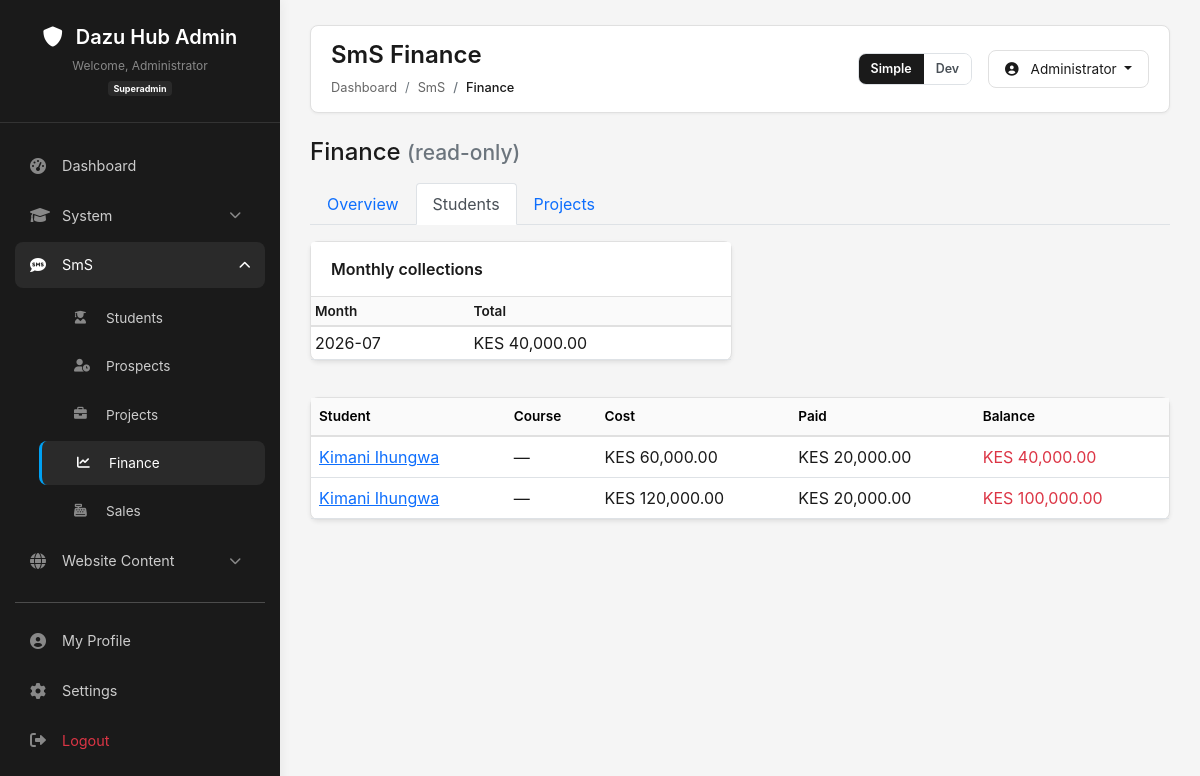
/public/admin/sms/finance/index.php?tab=students (signed in), run on the app's committed database.
### tables this page shows
CREATE TABLE `sms_students` (
  `id` int UNSIGNED NOT NULL,
  `name` varchar(150) NOT NULL,
  `email` varchar(150) DEFAULT NULL,
  `phone` varchar(30) DEFAULT NULL,
  `course_id` int DEFAULT NULL,
  `duration` varchar(50) DEFAULT NULL,
  `start_date` date DEFAULT NULL,
  `parent_phone` varchar(30) DEFAULT NULL,
  `parent_email` varchar(150) DEFAULT NULL,
  `cost` decimal(12,2) NOT NULL DEFAULT '0.00',
  `paid` decimal(12,2) NOT NULL DEFAULT '0.00',
  `status` enum('active','completed','withdrawn') NOT NULL DEFAULT 'active',
  `notes` text,
  `user_id` int DEFAULT NULL,
  `registration_id` int DEFAULT NULL,
  `created_at` timestamp NULL DEFAULT CURRENT_TIMESTAMP,
  `updated_at` timestamp NULL DEFAULT CURRENT_TIMESTAMP ON UPDATE CURRENT_TIMESTAMP
);

### app/v1/config/paths.php (called while the page is built, shortened)
<?php
if (!function_exists('url')) {
    function url(string $path = ''): string {
        $path = ltrim($path, '/');
        return WEB_ROOT . '/' . $path;
    }
}

### public/admin/sms/_init.php (called while the page is built, shortened)
<?php
require_once __DIR__ . '/../../../app/v1/helpers/middleware.php';
require_once __DIR__ . '/../../../app/v1/services/SmsModuleService.php';
$pdo = Connection::getInstance()->getConnection();
$actorId = (int) ($_SESSION['user_id'] ?? 0);
$sms = new SmsModuleService($pdo, $actorId);
function sms_money(float $n): string
{
    return 'KES ' . number_format($n, 2);
}

### app/v1/services/SmsModuleService.php (called while the page is built, shortened)
<?php
class SmsModuleService
{
    private PDO $pdo;
    public function __construct(PDO $pdo, int $actorId = 0)
    {
        $this->pdo = $pdo;
    }
    public function financeStudents(): array
    {
        $rows = $this->pdo->query(
            'SELECT s.id, s.name, s.cost, s.paid, (s.cost - s.paid) AS balance, c.title AS course_title FROM sms_students s
             LEFT JOIN courses c ON c.id = s.course_id ORDER BY s.name'
        )->fetchAll(PDO::FETCH_ASSOC);
        $payments = $this->pdo->query(
            "SELECT DATE_FORMAT(payment_date, '%Y-%m') AS ym, SUM(amount) AS total
             FROM sms_student_payments GROUP BY ym ORDER BY ym DESC"
        )->fetchAll(PDO::FETCH_ASSOC);
        return ['rows' => $rows, 'monthly' => $payments];
    }
}

### public/admin/sms/finance/index.php (the view, shortened to what this page needs)
<?php
require_once __DIR__ . '/../_init.php';
$tab = $_GET['tab'] ?? 'overview';
$overview = $sms->financeOverview();
$studentData = $tab === 'students' ? $sms->financeStudents() : null;
?>
<h4 class="mb-3">Finance <small class="text-muted">(read-only)</small></h4>
<ul class="nav nav-tabs mb-3">
  <?php foreach (['overview' => 'Overview', 'students' => 'Students', 'projects' => 'Projects'] as $key => $label): ?>
  <li class="nav-item">
    <a class="nav-link <?= $tab === $key ? 'active' : '' ?>" href="<?= url('admin/sms/finance/index.php?tab='.$key) ?>"><?= $label ?></a>
  </li>
  <?php endforeach; ?>
</ul>
<?php if ($tab === 'overview'): ?>
<div class="row g-3">
  <div class="col-md-6"><div class="card shadow-sm"><div class="card-header fw-semibold">Students</div><div class="card-body">
    <p>Total cost: <strong><?= sms_money((float)$overview['students']['c']) ?></strong></p>
    <p>Total paid: <strong class="text-success"><?= sms_money((float)$overview['students']['p']) ?></strong></p>
    <p class="mb-0">Outstanding: <strong class="text-danger"><?= sms_money((float)$overview['students']['c'] - (float)$overview['students']['p']) ?></strong></p>
  </div></div></div>
  <div class="col-md-6"><div class="card shadow-sm"><div class="card-header fw-semibold">Projects</div><div class="card-body">
    <p>Total cost: <strong><?= sms_money((float)$overview['projects']['c']) ?></strong></p>
    <p>Total paid: <strong class="text-success"><?= sms_money((float)$overview['projects']['p']) ?></strong></p>
    <p class="mb-0">Outstanding: <strong class="text-danger"><?= sms_money((float)$overview['projects']['c'] - (float)$overview['projects']['p']) ?></strong></p>
  </div></div></div>
</div>
<?php elseif ($tab === 'students'): ?>
<div class="row g-3 mb-3">
  <div class="col-md-6"><div class="card shadow-sm"><div class="card-header fw-semibold">Monthly collections</div><div class="card-body p-0">
    <table class="table table-sm mb-0"><thead><tr><th>Month</th><th>Total</th></tr></thead><tbody>
      <?php foreach ($studentData['monthly'] as $m): ?>
      <tr><td><?= htmlspecialchars($m['ym']) ?></td><td><?= sms_money((float)$m['total']) ?></td></tr>
      <?php endforeach; ?>
    </tbody></table>
  </div></div></div>
</div>
<div class="card shadow-sm"><div class="table-responsive">
<table class="table table-hover mb-0"><thead class="table-light"><tr><th>Student</th><th>Course</th><th>Cost</th><th>Paid</th><th>Balance</th></tr></thead><tbody>
  <?php foreach ($studentData['rows'] as $s): ?>
  <tr>
    <td><a href="<?= url('admin/sms/students/view.php?id='.(int)$s['id']) ?>"><?= htmlspecialchars($s['name']) ?></a></td>
    <td><?= htmlspecialchars($s['course_title'] ?? '—') ?></td>
    <td><?= sms_money((float)$s['cost']) ?></td>
    <td><?= sms_money((float)$s['paid']) ?></td>
    <td class="<?= (float)$s['balance'] > 0 ? 'text-danger fw-semibold' : '' ?>"><?= sms_money((float)$s['balance']) ?></td>
  </tr>
  <?php endforeach; ?>
</tbody></table>
</div></div>
<?php endif; ?>
<?php
require __DIR__ . '/../../../templates/admin/layout.php';

### public/templates/admin/layout.php (style rules this page uses)
* { margin: 0; padding: 0; box-sizing: border-box; }
body { font-family: -apple-system, BlinkMacSystemFont, 'Segoe UI', Roboto, 'Helvetica Neue', Arial, sans-serif; background: #f5f5f5; color: #1a1a1a; overflow-x: hidden; }
.card { border: 1px solid #e0e0e0; border-radius: 8px; box-shadow: 0 1px 3px rgba(0,0,0,0.05); margin-bottom: 20px; }
.card-header { background: #fff; border-bottom: 1px solid #e0e0e0; padding: 15px 20px; font-weight: 600; }
.card-body { padding: 20px; }
.table { color: #1a1a1a; margin-bottom: 0; }
.table thead th { background: #fafafa; border-bottom: 2px solid #e0e0e0; font-weight: 600; font-size: 0.85rem; }
.table-responsive { overflow-x: auto; -webkit-overflow-scrolling: touch; }

### data on the page
sms_students: name "Kimani Ihungwa", course_title "—", cost "KES 60,000.00", paid "KES 20,000.00", balance "KES 40,000.00"
sms_students: name "Kimani Ihungwa", course_title "—", cost "KES 120,000.00", paid "KES 20,000.00", balance "KES 100,000.00"

### other printed values
$_SESSION['username'] "Administrator"
$role "Superadmin"
$page_title "SmS Finance"
$crumb['label'] "SmS"
$crumb['label'] "Finance"
$label "Overview"
$label "Students"
$label "Projects"
$m['ym'] "2026-07"
sms_money((float)$m['total']) "KES 40,000.00"
